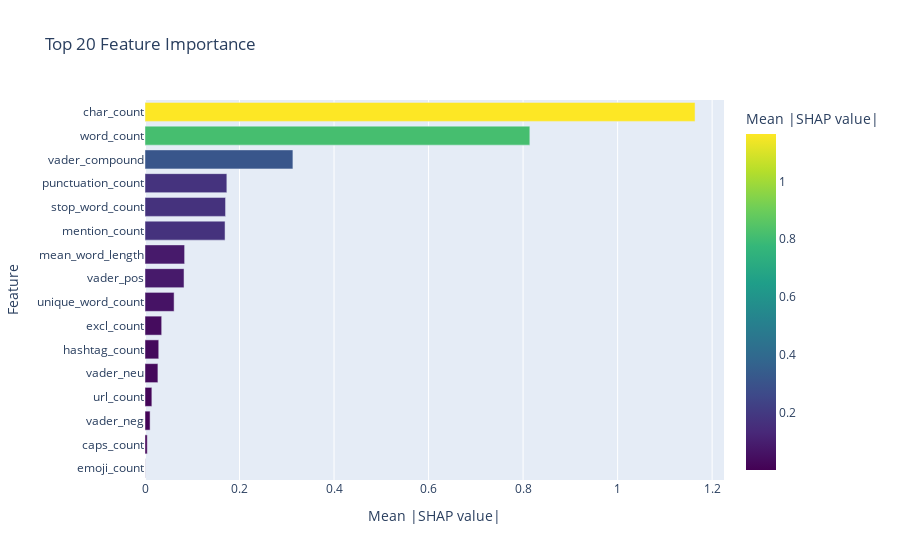

The cell this chart's notebook holds for it:
### Markdown cell above
### Feature Selection

### Code cell
analyzer = FeatureImportanceAnalyzer(model_type='logistic_regression')

analyzer.fit(
    X=df_train[METAFEATURES],
    y=df_train[DEFAULT_TARGET_COLUMN]
)

analyzer.plot_summary()

analyzer.plot_feature_importance()

importance_df = analyzer.get_feature_importance()
print("\nFeature Importance:")
print(importance_df)

### Figure 1 — Plotly figure (JSON) as saved in the notebook; plotly's stock layout.template omitted (floating-point values rounded to 4 significant figures)
{"data": [{"hovertemplate": "Mean |SHAP value|=%{marker.color}<br>Feature=%{y}<extra></extra>", "legendgroup": "", "marker": {"color": [1.164, 0.8143, 0.313, 0.1732, 0.1704, 0.1694, 0.08382, 0.08259, 0.06156, 0.03529, 0.02907, 0.02731, 0.01452, 0.01076, 0.00473, 0.0003426], "coloraxis": "coloraxis", "pattern": {"shape": ""}}, "name": "", "orientation": "h", "showlegend": false, "textposition": "auto", "type": "bar", "x": [1.164, 0.8143, 0.313, 0.1732, 0.1704, 0.1694, 0.08382, 0.08259, 0.06156, 0.03529, 0.02907, 0.02731, 0.01452, 0.01076, 0.00473, 0.0003426], "xaxis": "x", "y": ["char_count", "word_count", "vader_compound", "punctuation_count", "stop_word_count", "mention_count", "mean_word_length", "vader_pos", "unique_word_count", "excl_count", "hashtag_count", "vader_neu", "url_count", "vader_neg", "caps_count", "emoji_count"], "yaxis": "y"}], "layout": {"barmode": "relative", "coloraxis": {"colorbar": {"title": {"text": "Mean |SHAP value|"}}, "colorscale": [[0, "#440154"], [0.1111, "#482878"], [0.2222, "#3e4989"], [0.3333, "#31688e"], [0.4444, "#26828e"], [0.5556, "#1f9e89"], [0.6667, "#35b779"], [0.7778, "#6ece58"], [0.8889, "#b5de2b"], [1, "#fde725"]]}, "legend": {"tracegroupgap": 0}, "title": {"text": "Top 20 Feature Importance"}, "xaxis": {"anchor": "y", "domain": [0, 1], "title": {"text": "Mean |SHAP value|"}}, "yaxis": {"anchor": "x", "categoryorder": "total ascending", "domain": [0, 1], "title": {"text": "Feature"}}}}
